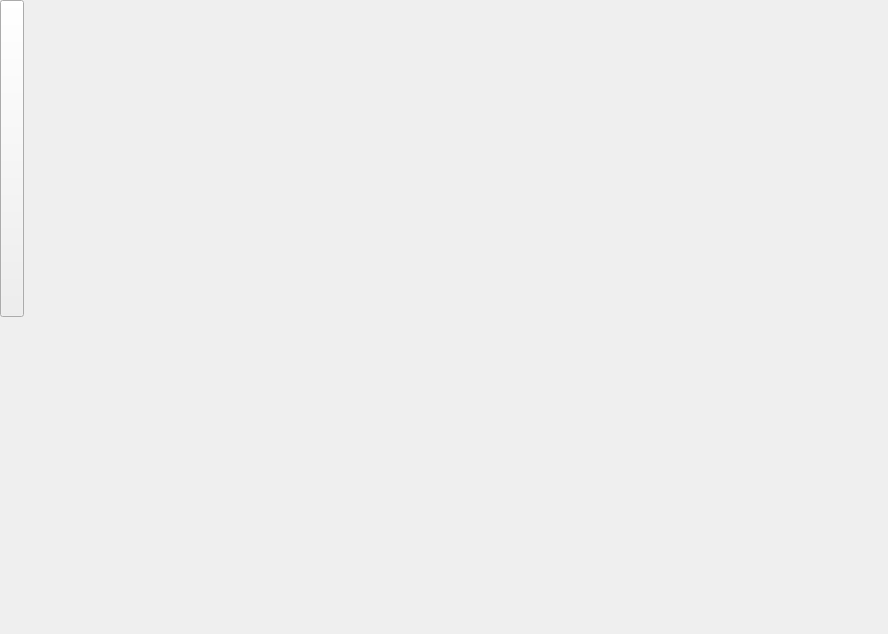
<?xml version="1.0" encoding="UTF-8"?>
<ui version="4.0">
 <class>MainWindow</class>
 <widget class="QMainWindow" name="MainWindow">
  <property name="geometry">
   <rect>
    <x>0</x>
    <y>0</y>
    <width>888</width>
    <height>634</height>
   </rect>
  </property>
  <property name="windowTitle">
   <string notr="true">Scallop</string>
  </property>
  <widget class="QWidget" name="centralwidget">
   <property name="autoFillBackground">
    <bool>true</bool>
   </property>
   <layout class="QVBoxLayout" name="verticalLayout_2">
    <property name="spacing">
     <number>0</number>
    </property>
    <property name="leftMargin">
     <number>0</number>
    </property>
    <property name="topMargin">
     <number>0</number>
    </property>
    <property name="rightMargin">
     <number>0</number>
    </property>
    <property name="bottomMargin">
     <number>0</number>
    </property>
    <item>
     <widget class="QWidget" name="topWidget" native="true">
      <layout class="QHBoxLayout" name="horizontalLayout">
       <property name="spacing">
        <number>0</number>
       </property>
       <property name="leftMargin">
        <number>0</number>
       </property>
       <property name="topMargin">
        <number>0</number>
       </property>
       <property name="rightMargin">
        <number>0</number>
       </property>
       <property name="bottomMargin">
        <number>0</number>
       </property>
       <item>
        <layout class="QHBoxLayout" name="leftCsdLayout">
         <property name="spacing">
          <number>0</number>
         </property>
        </layout>
       </item>
       <item>
        <widget class="QToolButton" name="menuButton">
         <property name="sizePolicy">
          <sizepolicy hsizetype="Preferred" vsizetype="Preferred">
           <horstretch>0</horstretch>
           <verstretch>0</verstretch>
          </sizepolicy>
         </property>
         <property name="text">
          <string/>
         </property>
         <property name="popupMode">
          <enum>QToolButton::InstantPopup</enum>
         </property>
        </widget>
       </item>
       <item>
        <spacer name="horizontalSpacer_3">
         <property name="orientation">
          <enum>Qt::Horizontal</enum>
         </property>
         <property name="sizeHint" stdset="0">
          <size>
           <width>40</width>
           <height>20</height>
          </size>
         </property>
        </spacer>
       </item>
       <item>
        <layout class="QHBoxLayout" name="jobButtonLayout"/>
       </item>
       <item>
        <layout class="QHBoxLayout" name="rightCsdLayout">
         <property name="spacing">
          <number>0</number>
         </property>
        </layout>
       </item>
      </layout>
     </widget>
    </item>
    <item>
     <widget class="MainWidget" name="mainWidget" native="true"/>
    </item>
   </layout>
  </widget>
 </widget>
 <customwidgets>
  <customwidget>
   <class>MainWidget</class>
   <extends>QWidget</extends>
   <header>mainwidget.h</header>
   <container>1</container>
  </customwidget>
 </customwidgets>
 <resources/>
 <connections/>
</ui>
